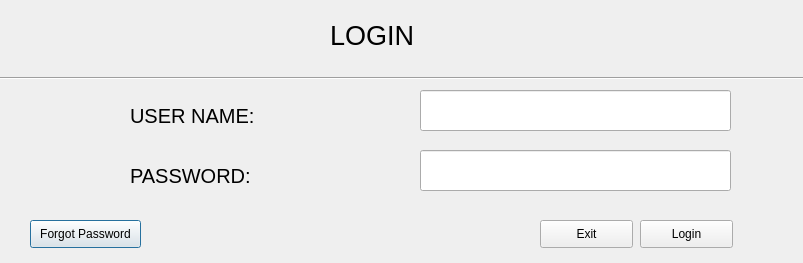
<?xml version="1.0" encoding="UTF-8"?>
<ui version="4.0">
 <class>Dialog</class>
 <widget class="QDialog" name="Dialog">
  <property name="geometry">
   <rect>
    <x>0</x>
    <y>0</y>
    <width>803</width>
    <height>263</height>
   </rect>
  </property>
  <property name="windowTitle">
   <string>Dialog</string>
  </property>
  <widget class="QLabel" name="label_3">
   <property name="geometry">
    <rect>
     <x>130</x>
     <y>160</y>
     <width>191</width>
     <height>31</height>
    </rect>
   </property>
   <property name="font">
    <font>
     <pointsize>15</pointsize>
     <weight>50</weight>
     <italic>false</italic>
     <bold>false</bold>
     <underline>false</underline>
    </font>
   </property>
   <property name="text">
    <string>PASSWORD:</string>
   </property>
  </widget>
  <widget class="QLineEdit" name="LoginPassInput">
   <property name="geometry">
    <rect>
     <x>420</x>
     <y>150</y>
     <width>311</width>
     <height>41</height>
    </rect>
   </property>
   <property name="styleSheet">
    <string notr="true">font: 14pt &quot;MS Shell Dlg 2&quot;;</string>
   </property>
   <property name="inputMask">
    <string/>
   </property>
  </widget>
  <widget class="QLabel" name="label_4">
   <property name="geometry">
    <rect>
     <x>130</x>
     <y>100</y>
     <width>191</width>
     <height>31</height>
    </rect>
   </property>
   <property name="font">
    <font>
     <pointsize>15</pointsize>
     <weight>50</weight>
     <italic>false</italic>
     <bold>false</bold>
     <underline>false</underline>
    </font>
   </property>
   <property name="text">
    <string>USER NAME:</string>
   </property>
  </widget>
  <widget class="QLabel" name="label_5">
   <property name="geometry">
    <rect>
     <x>330</x>
     <y>20</y>
     <width>191</width>
     <height>31</height>
    </rect>
   </property>
   <property name="font">
    <font>
     <family>MS Shell Dlg 2</family>
     <pointsize>20</pointsize>
     <weight>50</weight>
     <italic>false</italic>
     <bold>false</bold>
     <underline>false</underline>
    </font>
   </property>
   <property name="styleSheet">
    <string notr="true">font: 20pt &quot;MS Shell Dlg 2&quot;;</string>
   </property>
   <property name="text">
    <string>LOGIN</string>
   </property>
  </widget>
  <widget class="QLineEdit" name="LoginUserNameInput">
   <property name="geometry">
    <rect>
     <x>420</x>
     <y>90</y>
     <width>311</width>
     <height>41</height>
    </rect>
   </property>
   <property name="styleSheet">
    <string notr="true">font: 14pt &quot;MS Shell Dlg 2&quot;;</string>
   </property>
  </widget>
  <widget class="Line" name="line">
   <property name="geometry">
    <rect>
     <x>0</x>
     <y>70</y>
     <width>821</width>
     <height>16</height>
    </rect>
   </property>
   <property name="orientation">
    <enum>Qt::Horizontal</enum>
   </property>
  </widget>
  <widget class="QPushButton" name="LoginForgotButton">
   <property name="geometry">
    <rect>
     <x>30</x>
     <y>220</y>
     <width>111</width>
     <height>28</height>
    </rect>
   </property>
   <property name="text">
    <string>Forgot Password</string>
   </property>
  </widget>
  <widget class="QPushButton" name="LoginButton">
   <property name="geometry">
    <rect>
     <x>640</x>
     <y>220</y>
     <width>93</width>
     <height>28</height>
    </rect>
   </property>
   <property name="text">
    <string>Login</string>
   </property>
  </widget>
  <widget class="QPushButton" name="LoginExitButton">
   <property name="geometry">
    <rect>
     <x>540</x>
     <y>220</y>
     <width>93</width>
     <height>28</height>
    </rect>
   </property>
   <property name="text">
    <string>Exit</string>
   </property>
  </widget>
 </widget>
 <resources/>
 <connections>
  <connection>
   <sender>LoginExitButton</sender>
   <signal>clicked()</signal>
   <receiver>Dialog</receiver>
   <slot>close()</slot>
   <hints>
    <hint type="sourcelabel">
     <x>370</x>
     <y>229</y>
    </hint>
    <hint type="destinationlabel">
     <x>107</x>
     <y>216</y>
    </hint>
   </hints>
  </connection>
 </connections>
</ui>
